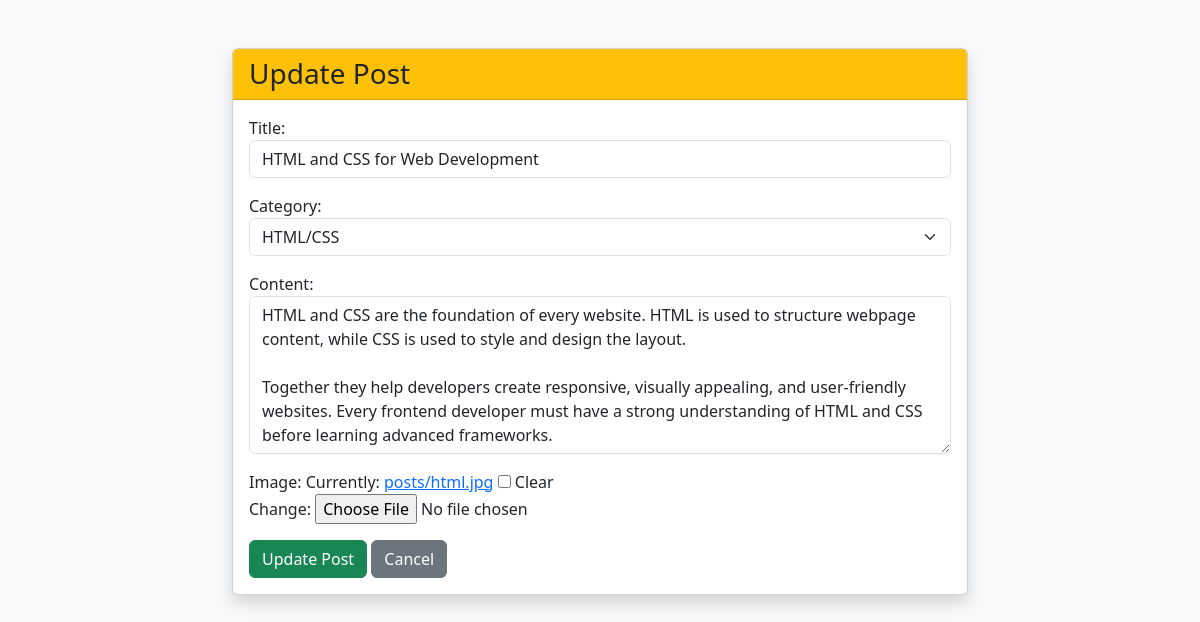
/blog/update/23/ (signed in), run on the app's committed database.
### blog/models.py (models this page shows, shortened)
class Post(models.Model):
    CATEGORY_CHOICES = [
        ('Python', 'Python'),
        ('Django', 'Django'),
        ('AI', 'AI'),
        ('Java', 'Java'),
        ('JavaScript', 'JavaScript'),
        ('C++', 'C++'),
        ('C#', 'C#'),
        ('PHP', 'PHP'),
        ('Ruby', 'Ruby'),
        ('Go', 'Go'),
        ('Swift', 'Swift'),
        ('Kotlin', 'Kotlin'),
        ('Rust', 'Rust'),
        ('TypeScript', 'TypeScript'),
        ('SQL', 'SQL'),
        ('HTML/CSS', 'HTML/CSS'),
        ('Other', 'Other'),
    ]
    title = models.CharField(max_length=100)
    category = models.CharField(
        max_length=20,
        choices=CATEGORY_CHOICES,
        default='Python'
    )
    content = models.TextField()
    image = models.ImageField(
        upload_to='posts/',
        blank=True,
        null=True
    )
    author = models.ForeignKey(
        User,
        on_delete=models.CASCADE
    )
    created_at = models.DateTimeField(
        auto_now_add=True
    )

### blog/views.py (the view, shortened to what this page needs)
# urls.py: path("update/<int:pk>/",views.update_post,name='update_post'),
@login_required
def update_post(request, pk):
    post = get_object_or_404(
        Post,
        pk=pk
    )
    if request.user != post.author:
        return redirect('blog:blogpage')
    form = PostForm(instance=post)
    context = {
        'form': form
    }
    return render(
        request,
        'blog/update_post.html',
        context
    )

### blog/forms.py
class PostForm(forms.ModelForm):
    class Meta:
        model = Post
        fields = ['title', 'category', 'content', 'image']
        widgets = {
            'title': forms.TextInput(attrs={
                'class': 'form-control'
            }),
            'category': forms.Select(attrs={
                'class': 'form-select'
            }),
            'content': forms.Textarea(attrs={
                'class': 'form-control',
                'rows': 6
            }),
        }

### templates/blog/update_post.html (shortened to what this page needs)
<!DOCTYPE html>
<html lang="en">
<head>
    <link href="https://cdn.jsdelivr.net/npm/bootstrap@5.3.3/dist/css/bootstrap.min.css" rel="stylesheet">
</head>
<body class="bg-light">
<div class="container mt-5">
    <div class="row justify-content-center">
        <div class="col-md-8">
            <div class="card shadow">
                <div class="card-header bg-warning text-dark">
                    <h3 class="mb-0">Update Post</h3>
                </div>
                <div class="card-body">
                    <form method="POST" enctype="multipart/form-data">
                        {{ form.as_p }}
                        <button type="submit" class="btn btn-success">
                            Update Post
                        </button>
                        <a href="{% url 'blog:blogpage' %}"
                           class="btn btn-secondary">
                            Cancel
                        </a>
                    </form>
                </div>
            </div>
        </div>
    </div>
</div>
</body>
</html>

### data on the page
Post: title "HTML and CSS for Web Development", category "HTML/CSS", content "HTML and CSS are the foundation of every website. HTML is used to structure webpage content, while CSS is used to style and design the layout. Together they help developers create responsive, visually appealing, and user-friendly websites. Every frontend developer must have a strong understanding of HTML and CSS before learning advanced frameworks."
